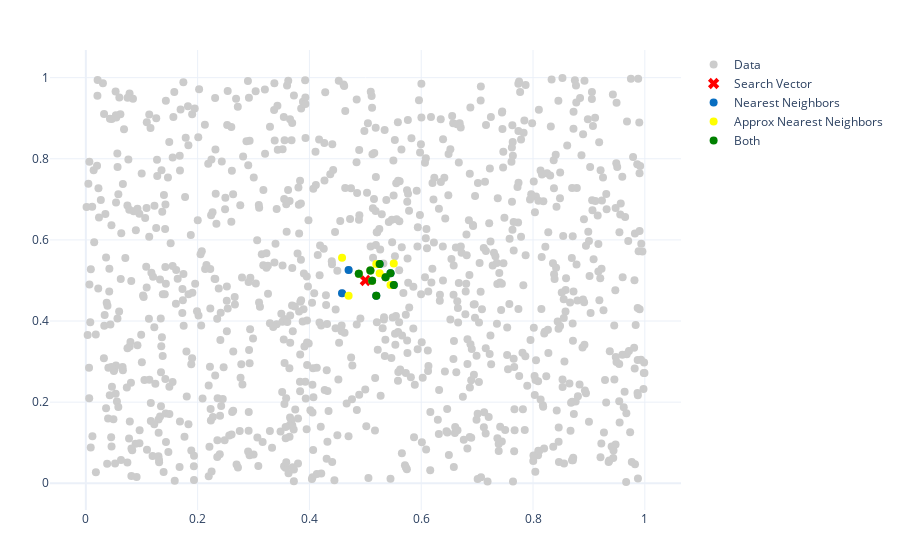

Write notebook code for a chart like this one.
### Code cell
ann_fig = copy.deepcopy(nn_fig)
ann_fig.add_trace(go.Scatter(x=nn_vectors[:, 0], y=ann_vectors[:, 1], mode='markers', marker=dict(size=8, color='yellow'), name="Approx Nearest Neighbors"))

if len(common_vectors) > 0:
  ann_fig.add_trace(go.Scatter(x=common_vectors[:, 0], y=common_vectors[:, 1], mode='markers', marker=dict(size=8, color='green'), name="Both"))

ann_fig

### Figure 1 — Plotly figure (JSON) as saved in the notebook; plotly's stock layout.template omitted (floating-point values rounded to 4 significant figures; data arrays with more than 128 entries replaced by an {"elided": "..."} marker saying what was removed)
{"data": [{"marker": {"color": "#CCCCCC", "size": 8}, "mode": "markers", "name": "Data", "type": "scatter", "x": {"elided": "1000 float values"}, "y": {"elided": "1000 float values"}}, {"marker": {"color": "red", "size": 10, "symbol": "x"}, "mode": "markers", "name": "Search Vector", "type": "scatter", "x": [0.5], "y": [0.5]}, {"marker": {"color": "#086ec1", "size": 8}, "mode": "markers", "name": "Nearest Neighbors", "type": "scatter", "x": [0.5121, 0.4883, 0.509, 0.5362, 0.4701, 0.5196, 0.5255, 0.545, 0.5508, 0.4583], "y": [0.4991, 0.5168, 0.5247, 0.508, 0.5261, 0.4624, 0.5404, 0.5176, 0.4886, 0.4687]}, {"marker": {"color": "yellow", "size": 8}, "mode": "markers", "name": "Approx Nearest Neighbors", "type": "scatter", "x": [0.5121, 0.4883, 0.509, 0.5362, 0.4701, 0.5196, 0.5255, 0.545, 0.5508, 0.4583], "y": [0.4991, 0.5168, 0.5247, 0.508, 0.4624, 0.5404, 0.5176, 0.4886, 0.5422, 0.5562]}, {"marker": {"color": "green", "size": 8}, "mode": "markers", "name": "Both", "type": "scatter", "x": [0.5362, 0.5508, 0.545, 0.4883, 0.509, 0.5121, 0.5255, 0.5196], "y": [0.508, 0.4886, 0.5176, 0.5168, 0.5247, 0.4991, 0.5404, 0.4624]}], "layout": {"autosize": true, "margin": {"b": 50, "l": 50, "r": 50, "t": 50}, "xaxis": {"autorange": true, "range": [-0.06059, 1.061], "type": "linear"}, "yaxis": {"autorange": true, "range": [-0.07688, 1.079], "type": "linear"}}}
